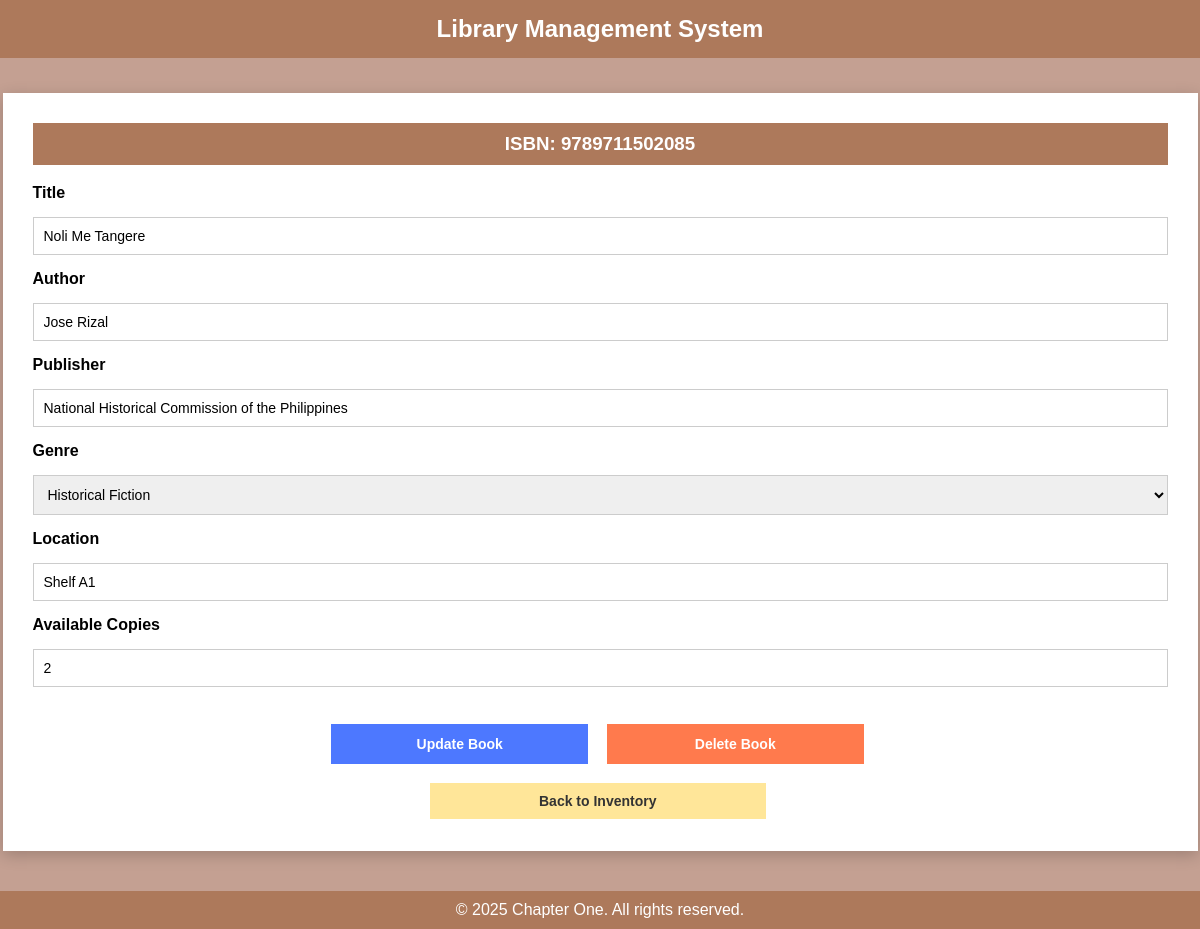
The page /edit_book.php?isbn=9789711502085 on the database its author committed.
### tables this page shows
CREATE TABLE IF NOT EXISTS books (
  BookID INT(11) NOT NULL AUTO_INCREMENT,
  Title VARCHAR(255) DEFAULT NULL,
  Author VARCHAR(255) DEFAULT NULL,
  ISBN VARCHAR(20) NOT NULL UNIQUE,
  Publisher VARCHAR(255) DEFAULT NULL,
  Genre VARCHAR(100) DEFAULT NULL,
  Location VARCHAR(100) DEFAULT NULL,
  copies INT(11) NOT NULL DEFAULT 1,
  available_copies INT(11) NOT NULL DEFAULT 1,
  PRIMARY KEY (BookID)
);

### edit_book.php (the view, shortened to what this page needs)
<?php
include 'db_connect.php';
$isbn = $_GET['isbn'];
$stmt = $conn->prepare("SELECT * FROM books WHERE ISBN = ?");
$stmt->bind_param("s", $isbn);
$stmt->execute();
$result = $stmt->get_result();
$book = $result->fetch_assoc();
$genreQuery = "SELECT DISTINCT genre FROM books";
$genreResult = $conn->query($genreQuery);
$genres = [];
while ($row = $genreResult->fetch_assoc()) {
    $genres[] = $row['genre'];
}
?>
<!DOCTYPE html>
<html lang="en">
<head>
</head>
<body>
    <header>Library Management System</header>
    <div class="container">
        <h3>ISBN: <?= htmlspecialchars($isbn) ?></h3>
        <form method="POST">
            <label for="Title">Title</label>
            <input type="text" name="Title" value="<?= htmlspecialchars($book['Title']) ?>" required>
            <label for="Author">Author</label>
            <input type="text" name="Author" value="<?= htmlspecialchars($book['Author']) ?>" required>
            <label for="Publisher">Publisher</label>
            <input type="text" name="Publisher" value="<?= htmlspecialchars($book['Publisher']) ?>" required>
            <label for="Genre">Genre</label>
            <select name="Genre" required>
                <?php foreach ($genres as $genre) { ?>
                    <option value="<?= $genre ?>" <?= $book['Genre'] === $genre ? 'selected' : '' ?>><?= $genre ?></option>
                <?php } ?>
            </select>
            <label for="Location">Location</label>
            <input type="text" name="Location" value="<?= htmlspecialchars($book['Location']) ?>" required>
            <label for="available_copies">Available Copies</label>
            <input type="number" name="available_copies" value="<?= htmlspecialchars($book['available_copies']) ?>" required min="0" max="<?= htmlspecialchars($book['copies']) ?>" style="width: 100%; padding: 10px; font-size: 14px; border: 1px solid #ccc;">
            <div class="button-container">
                <button type="submit" name="update">Update Book</button>
                <button type="button" onclick="showDeleteConfirmation()" class="delete-button">Delete Book</button>
            </div>
        </form>
        <a href="books_inventory.php" class="back-link">Back to Inventory</a>
    </div>
    <footer>&copy; 2025 Chapter One. All rights reserved.</footer>
</body>
</html>

### edit_book.php (style rules this page uses)
body { margin: 0; padding: 0; background-color: #C4A092; font-family: Arial, sans-serif; }
header { background-color: #AD795B; color: white; text-align: center; padding: 15px; font-size: 24px; font-weight: bold; }
.container { max-width: 1135px; margin: 40px auto; margin-top: 35px; background-color: white; padding: 30px; box-shadow: 0 4px 15px rgba(0, 0, 0, 0.2); }
h3 { margin-top: 0; color: white; text-align: center; background-color: #AD795B; padding: 10px }
form { display: flex; flex-wrap: wrap; gap: 15px; }
label { width: 100%; font-weight: bold; }
input[type="text"], select { width: 100%; padding: 10px; font-size: 14px; border: 1px solid #ccc; }
.button-container { width: 100%; text-align: center; margin-top: 20px; }
button { background-color: #4d78ff; color: white; border: 2px solid white; font-size: 14px; font-weight: bold; padding: 12px 20px; cursor: pointer; transition: all 0.3s ease; width: 23%; margin-right: 5px; }
.delete-button { background-color: #ff7a4d; color: white; margin-left: 5px; }
footer { background-color: #AD795B; color: white; text-align: center; padding: 10px; margin-top: 40px; }
.back-link { display: block; width: 30%; padding: 10px; background-color: #FFE699; border: 2px solid white; color: #333; font-size: 14px; font-weight: bold; text-align: center; text-decoration: none; box-sizing: border-box; margin-top: 15px; margin-left: 395px; cursor: pointer; transition: all 0.3s ease; }

### rows shown on the page
books: Title "Noli Me Tangere", Author "Jose Rizal", Publisher "National Historical Commission of the Philippines", Genre "Historical Fiction", Location "Shelf A1", available_copies "2"

### other values the page prints
$isbn "9789711502085"
